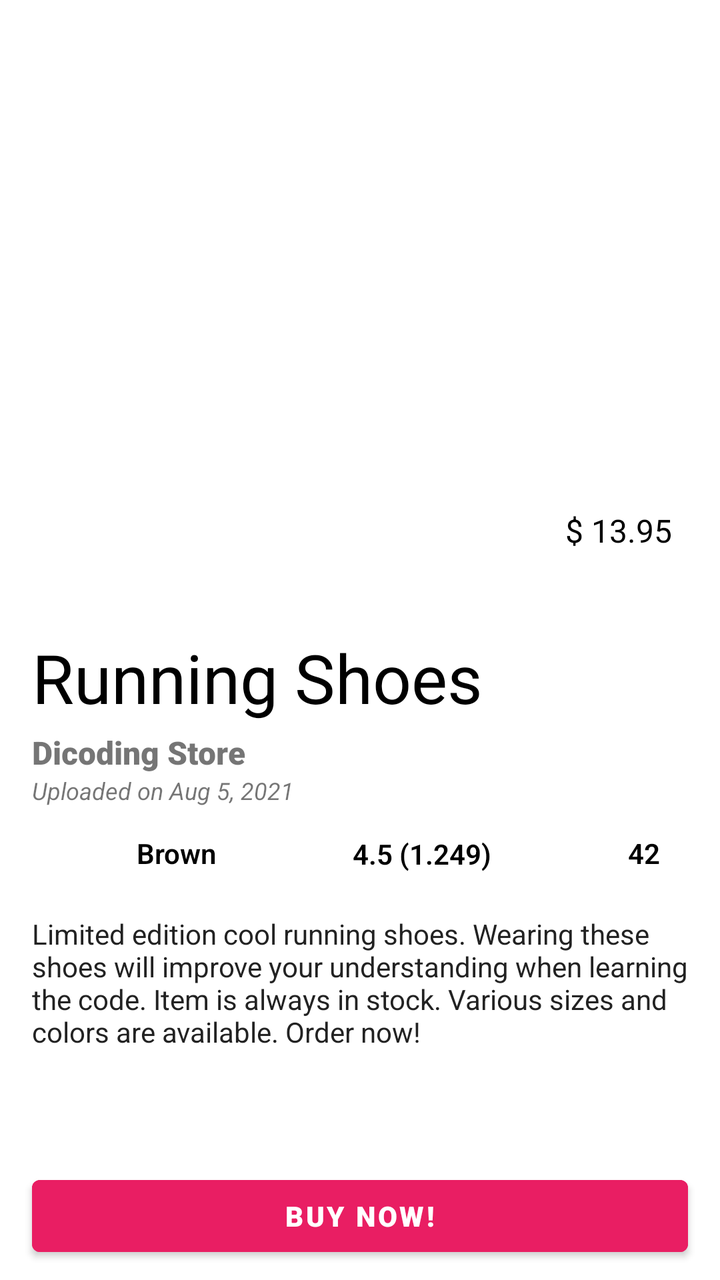
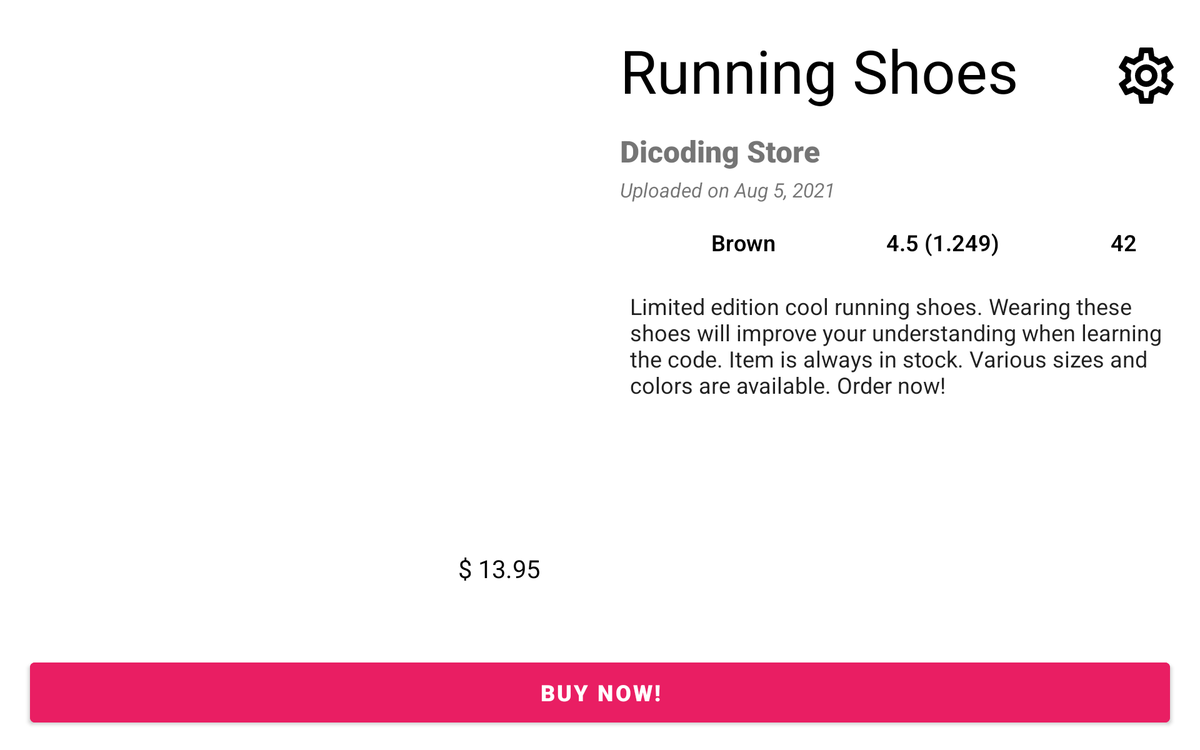

Compare how this app lays out the same screen by default and in its alternative resource folder. The renders come first, then the two layout files and the values they reference.
<!-- AndroidManifest.xml: application theme Theme.AndroidIntemediate -->
<!-- res/layout/activity_formatting_information.xml -->
<?xml version="1.0" encoding="utf-8"?>
<androidx.constraintlayout.widget.ConstraintLayout
    xmlns:android="http://schemas.android.com/apk/res/android"
    xmlns:app="http://schemas.android.com/apk/res-auto"
    xmlns:tools="http://schemas.android.com/tools"
    android:layout_width="match_parent"
    android:layout_height="match_parent"
    tools:context=".localizationaccessibility.formattinginformation.FormattingInformationActivity">

    <ImageView
        android:id="@+id/imgPreview"
        android:layout_width="@dimen/value_0dp"
        android:layout_height="@dimen/value_300dp"
        android:scaleType="centerCrop"
        android:contentDescription="@string/app_name"
        app:layout_constraintTop_toTopOf="parent"
        app:layout_constraintStart_toStartOf="parent"
        app:layout_constraintEnd_toEndOf="parent"
        app:srcCompat="@drawable/shoes"/>

    <ImageView
        android:id="@+id/imgColors"
        android:layout_width="@dimen/value_30dp"
        android:layout_height="@dimen/value_30dp"
        android:layout_marginTop="@dimen/value_8dp"
        android:contentDescription="@string/app_name"
        app:layout_constraintTop_toBottomOf="@+id/tvDate"
        app:layout_constraintStart_toEndOf="@+id/space1"
        app:layout_constraintEnd_toStartOf="@+id/tvColor"
        app:layout_constraintHorizontal_bias="0.5"
        app:srcCompat="@drawable/ic_baseline_circle_24" />

    <ImageView
        android:id="@+id/imgRating"
        android:layout_width="@dimen/value_30dp"
        android:layout_height="@dimen/value_30dp"
        android:contentDescription="@string/app_name"
        app:layout_constraintTop_toTopOf="@+id/imgColors"
        app:layout_constraintStart_toEndOf="@+id/space2"
        app:layout_constraintEnd_toStartOf="@+id/tvRating"
        app:layout_constraintHorizontal_bias="0.5"
        app:srcCompat="@drawable/ic_baseline_star_24" />

    <ImageView
        android:id="@+id/imgSize"
        android:layout_width="@dimen/value_30dp"
        android:layout_height="@dimen/value_30dp"
        android:contentDescription="@string/app_name"
        app:layout_constraintTop_toTopOf="@+id/imgRating"
        app:layout_constraintStart_toEndOf="@+id/space4"
        app:layout_constraintEnd_toStartOf="@+id/tvSize"
        app:layout_constraintHorizontal_bias="0.5"
        app:srcCompat="@drawable/ic_baseline_shoe" />

    <View
        android:id="@+id/view"
        android:layout_width="@dimen/value_0dp"
        android:layout_height="@dimen/value_0dp"
        android:layout_marginTop="@dimen/value_min_8dp"
        android:layout_marginBottom="@dimen/value_min_8dp"
        android:layout_marginStart="@dimen/value_min_8dp"
        android:layout_marginEnd="@dimen/value_min_8dp"
        android:background="@drawable/rounded_background"
        app:layout_constraintTop_toTopOf="@+id/tvPrice"
        app:layout_constraintBottom_toBottomOf="@+id/tvPrice"
        app:layout_constraintStart_toStartOf="@+id/tvPrice"
        app:layout_constraintEnd_toEndOf="@+id/tvPrice"/>

    <TextView
        android:id="@+id/tvPrice"
        android:layout_width="wrap_content"
        android:layout_height="wrap_content"
        android:layout_marginBottom="@dimen/value_24dp"
        android:layout_marginEnd="@dimen/value_24dp"
        android:fontFamily="sans-serif-thin"
        android:textColor="@color/black"
        android:textSize="@dimen/value_16sp"
        android:textStyle="bold"
        android:text="@string/product_price"
        app:layout_constraintBottom_toBottomOf="@+id/imgPreview"
        app:layout_constraintEnd_toEndOf="parent" />

    <TextView
        android:id="@+id/tvName"
        android:layout_width="wrap_content"
        android:layout_height="wrap_content"
        android:layout_marginTop="@dimen/value_16dp"
        android:layout_marginStart="@dimen/value_16dp"
        android:fontFamily="sans-serif-thin"
        android:textAllCaps="false"
        android:textColor="@color/black"
        android:textSize="@dimen/value_34sp"
        android:textStyle="bold"
        android:text="@string/product_name"
        app:layout_constraintTop_toBottomOf="@+id/imgPreview"
        app:layout_constraintStart_toStartOf="parent"/>

    <TextView
        android:id="@+id/tvStore"
        android:layout_width="wrap_content"
        android:layout_height="wrap_content"
        android:layout_marginTop="@dimen/value_4dp"
        android:fontFamily="sans-serif-black"
        android:text="@string/product_store"
        android:textSize="@dimen/value_16sp"
        app:layout_constraintTop_toBottomOf="@+id/tvName"
        app:layout_constraintStart_toStartOf="@+id/tvName"/>

    <TextView
        android:id="@+id/tvDate"
        android:layout_width="wrap_content"
        android:layout_height="wrap_content"
        android:fontFamily="sans-serif"
        android:text="@string/product_date"
        android:textSize="@dimen/value_12sp"
        android:textStyle="italic"
        app:layout_constraintTop_toBottomOf="@+id/tvStore"
        app:layout_constraintStart_toStartOf="@+id/tvStore"/>

    <TextView
        android:id="@+id/tvColor"
        android:layout_width="wrap_content"
        android:layout_height="wrap_content"
        android:layout_marginStart="@dimen/value_8dp"
        android:fontFamily="sans-serif-light"
        android:text="@string/product_color"
        android:textColor="@color/black"
        android:textStyle="bold"
        app:layout_constraintTop_toTopOf="@+id/imgColors"
        app:layout_constraintBottom_toBottomOf="@+id/imgColors"
        app:layout_constraintStart_toEndOf="@+id/imgColors"
        app:layout_constraintEnd_toStartOf="@+id/space2"
        app:layout_constraintHorizontal_bias="0.5"/>

    <TextView
        android:id="@+id/tvRating"
        android:layout_width="wrap_content"
        android:layout_height="wrap_content"
        android:layout_marginStart="@dimen/value_8dp"
        android:fontFamily="sans-serif-light"
        android:text="@string/product_rating"
        android:textColor="@color/black"
        android:textStyle="bold"
        app:layout_constraintTop_toTopOf="@+id/imgRating"
        app:layout_constraintBottom_toBottomOf="@+id/imgRating"
        app:layout_constraintStart_toEndOf="@+id/imgRating"
        app:layout_constraintEnd_toStartOf="@+id/space4"
        app:layout_constraintVertical_bias="0.545"
        app:layout_constraintHorizontal_bias="0.5"/>

    <TextView
        android:id="@+id/tvSize"
        android:layout_width="wrap_content"
        android:layout_height="wrap_content"
        android:layout_marginStart="@dimen/value_8dp"
        android:fontFamily="sans-serif-light"
        android:text="@string/product_size"
        android:textColor="@color/black"
        android:textStyle="bold"
        app:layout_constraintTop_toTopOf="@+id/imgSize"
        app:layout_constraintBottom_toBottomOf="@+id/imgSize"
        app:layout_constraintStart_toEndOf="@+id/imgSize"
        app:layout_constraintEnd_toStartOf="@+id/space3"
        app:layout_constraintHorizontal_bias="0.5"/>

    <TextView
        android:id="@+id/tvDesc"
        android:layout_width="@dimen/value_0dp"
        android:layout_height="@dimen/value_0dp"
        android:layout_margin="@dimen/value_16dp"
        android:fontFamily="sans-serif"
        android:text="@string/product_description"
        android:textColor="@color/gray"
        app:layout_constraintTop_toBottomOf="@+id/imgColors"
        app:layout_constraintBottom_toTopOf="@+id/btnBuy"
        app:layout_constraintStart_toStartOf="parent"
        app:layout_constraintEnd_toEndOf="parent"/>

    <Button
        android:id="@+id/btnBuy"
        android:layout_width="@dimen/value_0dp"
        android:layout_height="wrap_content"
        android:layout_marginBottom="@dimen/value_8dp"
        android:layout_marginHorizontal="@dimen/value_16dp"
        android:backgroundTint="@color/bright_pink"
        android:fontFamily="sans-serif-black"
        android:text="@string/buy"
        app:layout_constraintBottom_toBottomOf="parent"
        app:layout_constraintStart_toStartOf="parent"
        app:layout_constraintEnd_toEndOf="parent"/>

    <Space
        android:id="@+id/space1"
        android:layout_width="@dimen/value_0dp"
        android:layout_height="wrap_content"
        app:layout_constraintTop_toTopOf="@+id/imgColors"
        app:layout_constraintBottom_toBottomOf="@+id/imgColors"
        app:layout_constraintStart_toStartOf="parent"
        app:layout_constraintEnd_toStartOf="@+id/imgColors"
        app:layout_constraintHorizontal_bias="0.5"/>

    <Space
        android:id="@+id/space2"
        android:layout_width="@dimen/value_0dp"
        android:layout_height="wrap_content"
        app:layout_constraintTop_toTopOf="@+id/imgRating"
        app:layout_constraintBottom_toBottomOf="@+id/imgRating"
        app:layout_constraintStart_toEndOf="@+id/tvColor"
        app:layout_constraintEnd_toStartOf="@+id/imgRating"
        app:layout_constraintHorizontal_bias="0.5"/>

    <Space
        android:id="@+id/space3"
        android:layout_width="@dimen/value_0dp"
        android:layout_height="wrap_content"
        app:layout_constraintTop_toTopOf="@+id/imgSize"
        app:layout_constraintBottom_toBottomOf="@+id/imgSize"
        app:layout_constraintStart_toEndOf="@+id/tvSize"
        app:layout_constraintEnd_toEndOf="parent"
        app:layout_constraintHorizontal_bias="0.5"/>

    <Space
        android:id="@+id/space4"
        android:layout_width="@dimen/value_0dp"
        android:layout_height="wrap_content"
        app:layout_constraintTop_toTopOf="@+id/imgRating"
        app:layout_constraintBottom_toBottomOf="@+id/imgRating"
        app:layout_constraintStart_toEndOf="@+id/tvRating"
        app:layout_constraintEnd_toStartOf="@+id/imgSize"
        app:layout_constraintHorizontal_bias="0.5"/>

    <ImageView
        android:id="@+id/imgSetting"
        android:layout_width="@dimen/value_50dp"
        android:layout_height="@dimen/value_50dp"
        android:layout_marginTop="@dimen/value_8dp"
        android:layout_marginEnd="@dimen/value_8dp"
        android:padding="@dimen/value_8dp"
        android:contentDescription="@string/app_name"
        app:srcCompat="@drawable/ic_outline_settings"
        app:tint="@color/white"
        app:layout_constraintTop_toTopOf="parent"
        app:layout_constraintEnd_toEndOf="parent"/>

</androidx.constraintlayout.widget.ConstraintLayout>
<!-- resources referenced by this layout -->
<resources>
  <color name="black">#FF000000</color>
  <color name="bright_pink">#E91E63</color>
  <color name="gray">#222</color>
  <color name="white">#FFFFFFFF</color>
  <dimen name="value_0dp">0dp</dimen>
  <dimen name="value_12sp">12sp</dimen>
  <dimen name="value_16dp">16dp</dimen>
  <dimen name="value_16sp">16sp</dimen>
  <dimen name="value_24dp">24dp</dimen>
  <dimen name="value_300dp">300dp</dimen>
  <dimen name="value_30dp">30dp</dimen>
  <dimen name="value_34sp">34sp</dimen>
  <dimen name="value_4dp">4dp</dimen>
  <dimen name="value_50dp">50dp</dimen>
  <dimen name="value_8dp">8dp</dimen>
  <dimen name="value_min_8dp">-8dp</dimen>
  <!-- drawable ic_outline_settings: vector/xml drawable (drawable, 2030 chars, omitted) -->
  <string name="app_name" translatable="false">Android Intemediate</string>
  <string name="buy">Buy Now!</string>
  <string name="product_color">Brown</string>
  <string name="product_date">Uploaded on Aug 5, 2021</string>
  <string name="product_description">Limited edition cool running shoes. Wearing these shoes will improve your understanding when learning the code. Item is always in stock. Various sizes and colors are available. Order now!</string>
  <string name="product_name">Running Shoes</string>
  <string name="product_price">$ 13.95</string>
  <string name="product_rating">4.5 (1.249)</string>
  <string name="product_size">42</string>
  <string name="product_store">Dicoding Store</string>
  <style name="Theme.AndroidIntemediate" parent="Theme.MaterialComponents.DayNight.DarkActionBar">
          
          <item name="colorPrimary">@color/purple_500</item>
          <item name="colorPrimaryVariant">@color/purple_700</item>
          <item name="colorOnPrimary">@color/white</item>
          
          <item name="colorSecondary">@color/teal_200</item>
          <item name="colorSecondaryVariant">@color/teal_700</item>
          <item name="colorOnSecondary">@color/black</item>
          
          <item name="android:statusBarColor" tools:targetApi="l">?attr/colorPrimaryVariant</item>
          
          <item name="android:windowActivityTransitions">true</item>
          <item name="android:windowEnterTransition">@android:transition/explode</item>
          <item name="android:windowExitTransition">@android:transition/explode</item>
      </style>
  <color name="purple_500">#FF6200EE</color>
  <color name="purple_700">#FF3700B3</color>
  <color name="teal_200">#FF03DAC5</color>
  <color name="teal_700">#FF018786</color>
</resources>
<!-- res/layout-sw600dp-land/activity_formatting_information.xml (the repository's variant of the layout above) -->
<!-- drawn on a 7-inch tablet turned sideways -->
<?xml version="1.0" encoding="utf-8"?>
<androidx.constraintlayout.widget.ConstraintLayout
    xmlns:android="http://schemas.android.com/apk/res/android"
    xmlns:app="http://schemas.android.com/apk/res-auto"
    xmlns:tools="http://schemas.android.com/tools"
    android:layout_width="match_parent"
    android:layout_height="match_parent"
    tools:context=".localizationaccessibility.formattinginformation.FormattingInformationActivity">

    <ImageView
        android:id="@+id/imgPreview"
        android:layout_width="@dimen/value_0dp"
        android:layout_height="@dimen/value_0dp"
        android:layout_marginVertical="@dimen/value_24dp"
        android:layout_marginStart="@dimen/value_24dp"
        android:layout_marginEnd="@dimen/value_16sp"
        android:scaleType="centerCrop"
        android:contentDescription="@string/app_name"
        app:layout_constraintTop_toTopOf="parent"
        app:layout_constraintBottom_toTopOf="@id/btnBuy"
        app:layout_constraintStart_toStartOf="parent"
        app:layout_constraintEnd_toStartOf="@id/guidelineVertical"
        app:srcCompat="@drawable/shoes"/>

    <ImageView
        android:id="@+id/imgColors"
        android:layout_width="@dimen/value_30dp"
        android:layout_height="@dimen/value_30dp"
        android:layout_marginTop="@dimen/value_16dp"
        android:contentDescription="@string/app_name"
        app:layout_constraintTop_toBottomOf="@+id/tvDate"
        app:layout_constraintStart_toEndOf="@+id/space1"
        app:layout_constraintEnd_toStartOf="@+id/tvColor"
        app:layout_constraintHorizontal_bias="0.5"
        app:srcCompat="@drawable/ic_baseline_circle_24" />

    <ImageView
        android:id="@+id/imgRating"
        android:layout_width="@dimen/value_30dp"
        android:layout_height="@dimen/value_30dp"
        android:contentDescription="@string/app_name"
        app:layout_constraintTop_toTopOf="@+id/imgColors"
        app:layout_constraintStart_toEndOf="@+id/space2"
        app:layout_constraintEnd_toStartOf="@+id/tvRating"
        app:layout_constraintHorizontal_bias="0.5"
        app:srcCompat="@drawable/ic_baseline_star_24" />

    <ImageView
        android:id="@+id/imgSize"
        android:layout_width="@dimen/value_30dp"
        android:layout_height="@dimen/value_30dp"
        android:contentDescription="@string/app_name"
        app:layout_constraintTop_toTopOf="@+id/imgRating"
        app:layout_constraintStart_toEndOf="@+id/space4"
        app:layout_constraintEnd_toStartOf="@+id/tvSize"
        app:layout_constraintHorizontal_bias="0.5"
        app:srcCompat="@drawable/ic_baseline_shoe" />

    <View
        android:id="@+id/view"
        android:layout_width="@dimen/value_0dp"
        android:layout_height="@dimen/value_0dp"
        android:layout_marginTop="@dimen/value_min_12dp"
        android:layout_marginBottom="@dimen/value_min_12dp"
        android:layout_marginStart="@dimen/value_min_12dp"
        android:layout_marginEnd="@dimen/value_min_12dp"
        android:background="@drawable/rounded_background"
        app:layout_constraintTop_toTopOf="@+id/tvPrice"
        app:layout_constraintBottom_toBottomOf="@+id/tvPrice"
        app:layout_constraintStart_toStartOf="@+id/tvPrice"
        app:layout_constraintEnd_toEndOf="@+id/tvPrice"/>

    <TextView
        android:id="@+id/tvPrice"
        android:layout_width="wrap_content"
        android:layout_height="wrap_content"
        android:layout_marginBottom="@dimen/value_32dp"
        android:layout_marginEnd="@dimen/value_32dp"
        android:fontFamily="sans-serif-thin"
        android:textColor="@color/black"
        android:textSize="@dimen/value_20sp"
        android:textStyle="bold"
        android:text="@string/product_price"
        app:layout_constraintBottom_toBottomOf="@+id/imgPreview"
        app:layout_constraintEnd_toEndOf="@id/imgPreview" />

    <TextView
        android:id="@+id/tvName"
        android:layout_width="wrap_content"
        android:layout_height="wrap_content"
        android:layout_marginTop="@dimen/value_24dp"
        android:layout_marginStart="@dimen/value_16dp"
        android:fontFamily="sans-serif-thin"
        android:maxLines="2"
        android:textAllCaps="false"
        android:textColor="@color/black"
        android:textSize="@dimen/value_48sp"
        android:textStyle="bold"
        android:text="@string/product_name"
        app:layout_constraintTop_toTopOf="parent"
        app:layout_constraintStart_toStartOf="@id/guidelineVertical"/>

    <TextView
        android:id="@+id/tvStore"
        android:layout_width="wrap_content"
        android:layout_height="wrap_content"
        android:layout_marginTop="@dimen/value_16dp"
        android:fontFamily="sans-serif-black"
        android:text="@string/product_store"
        android:textSize="@dimen/value_24sp"
        app:layout_constraintTop_toBottomOf="@+id/tvName"
        app:layout_constraintStart_toStartOf="@+id/tvName"/>

    <TextView
        android:id="@+id/tvDate"
        android:layout_width="@dimen/value_0dp"
        android:layout_height="wrap_content"
        android:layout_marginTop="@dimen/value_4dp"
        android:layout_marginEnd="@dimen/value_16dp"
        android:fontFamily="sans-serif"
        android:text="@string/product_date"
        android:textSize="@dimen/value_16sp"
        android:textStyle="italic"
        app:layout_constraintTop_toBottomOf="@+id/tvStore"
        app:layout_constraintStart_toStartOf="@+id/tvStore"
        app:layout_constraintEnd_toEndOf="parent"/>

    <TextView
        android:id="@+id/tvColor"
        android:layout_width="wrap_content"
        android:layout_height="wrap_content"
        android:layout_marginStart="@dimen/value_8dp"
        android:fontFamily="sans-serif-light"
        android:text="@string/product_color"
        android:textColor="@color/black"
        android:textSize="@dimen/value_18sp"
        android:textStyle="bold"
        app:layout_constraintTop_toTopOf="@+id/imgColors"
        app:layout_constraintBottom_toBottomOf="@+id/imgColors"
        app:layout_constraintStart_toEndOf="@+id/imgColors"
        app:layout_constraintEnd_toStartOf="@+id/space2"
        app:layout_constraintHorizontal_bias="0.5"/>

    <TextView
        android:id="@+id/tvRating"
        android:layout_width="wrap_content"
        android:layout_height="wrap_content"
        android:layout_marginStart="@dimen/value_8dp"
        android:fontFamily="sans-serif-light"
        android:text="@string/product_rating"
        android:textSize="@dimen/value_18sp"
        android:textColor="@color/black"
        android:textStyle="bold"
        app:layout_constraintTop_toTopOf="@+id/imgRating"
        app:layout_constraintBottom_toBottomOf="@+id/imgRating"
        app:layout_constraintStart_toEndOf="@+id/imgRating"
        app:layout_constraintEnd_toStartOf="@+id/space4"
        app:layout_constraintVertical_bias="0.545"
        app:layout_constraintHorizontal_bias="0.5"/>

    <TextView
        android:id="@+id/tvSize"
        android:layout_width="wrap_content"
        android:layout_height="wrap_content"
        android:layout_marginStart="@dimen/value_8dp"
        android:fontFamily="sans-serif-light"
        android:text="@string/product_size"
        android:textColor="@color/black"
        android:textSize="@dimen/value_18sp"
        android:textStyle="bold"
        app:layout_constraintTop_toTopOf="@+id/imgSize"
        app:layout_constraintBottom_toBottomOf="@+id/imgSize"
        app:layout_constraintStart_toEndOf="@+id/imgSize"
        app:layout_constraintEnd_toStartOf="@+id/space3"
        app:layout_constraintHorizontal_bias="0.5"/>

    <TextView
        android:id="@+id/tvDesc"
        android:layout_width="@dimen/value_0dp"
        android:layout_height="@dimen/value_0dp"
        android:layout_margin="@dimen/value_24dp"
        android:fontFamily="sans-serif"
        android:text="@string/product_description"
        android:textColor="@color/gray"
        android:textSize="@dimen/value_18sp"
        app:layout_constraintTop_toBottomOf="@+id/imgColors"
        app:layout_constraintBottom_toTopOf="@+id/btnBuy"
        app:layout_constraintStart_toStartOf="@id/guidelineVertical"
        app:layout_constraintEnd_toEndOf="parent"/>

    <Button
        android:id="@+id/btnBuy"
        android:layout_width="@dimen/value_0dp"
        android:layout_height="@dimen/value_60dp"
        android:layout_marginBottom="@dimen/value_16dp"
        android:layout_marginHorizontal="@dimen/value_24dp"
        android:backgroundTint="@color/bright_pink"
        android:fontFamily="sans-serif-black"
        android:text="@string/buy"
        android:textSize="@dimen/value_18sp"
        app:layout_constraintBottom_toBottomOf="parent"
        app:layout_constraintStart_toStartOf="parent"
        app:layout_constraintEnd_toEndOf="parent"/>

    <Space
        android:id="@+id/space1"
        android:layout_width="@dimen/value_0dp"
        android:layout_height="wrap_content"
        app:layout_constraintTop_toTopOf="@+id/imgColors"
        app:layout_constraintBottom_toBottomOf="@+id/imgColors"
        app:layout_constraintStart_toStartOf="@id/guidelineVertical"
        app:layout_constraintEnd_toStartOf="@+id/imgColors"
        app:layout_constraintHorizontal_bias="0.5"/>

    <Space
        android:id="@+id/space2"
        android:layout_width="@dimen/value_0dp"
        android:layout_height="wrap_content"
        app:layout_constraintTop_toTopOf="@+id/imgRating"
        app:layout_constraintBottom_toBottomOf="@+id/imgRating"
        app:layout_constraintStart_toEndOf="@+id/tvColor"
        app:layout_constraintEnd_toStartOf="@+id/imgRating"
        app:layout_constraintHorizontal_bias="0.5"/>

    <Space
        android:id="@+id/space3"
        android:layout_width="@dimen/value_0dp"
        android:layout_height="wrap_content"
        app:layout_constraintTop_toTopOf="@+id/imgSize"
        app:layout_constraintBottom_toBottomOf="@+id/imgSize"
        app:layout_constraintStart_toEndOf="@+id/tvSize"
        app:layout_constraintEnd_toEndOf="parent"
        app:layout_constraintHorizontal_bias="0.5"/>

    <Space
        android:id="@+id/space4"
        android:layout_width="@dimen/value_0dp"
        android:layout_height="wrap_content"
        app:layout_constraintTop_toTopOf="@+id/imgRating"
        app:layout_constraintBottom_toBottomOf="@+id/imgRating"
        app:layout_constraintStart_toEndOf="@+id/tvRating"
        app:layout_constraintEnd_toStartOf="@+id/imgSize"
        app:layout_constraintHorizontal_bias="0.5"/>

    <ImageView
        android:id="@+id/imgSetting"
        android:layout_width="@dimen/value_70dp"
        android:layout_height="@dimen/value_70dp"
        android:layout_marginTop="@dimen/value_8dp"
        android:layout_marginEnd="@dimen/value_8dp"
        android:padding="@dimen/value_8dp"
        android:contentDescription="@string/app_name"
        app:srcCompat="@drawable/ic_outline_settings"
        app:layout_constraintTop_toTopOf="@id/tvName"
        app:layout_constraintBottom_toBottomOf="@id/tvName"
        app:layout_constraintEnd_toEndOf="parent"/>

    <androidx.constraintlayout.widget.Guideline
        android:id="@+id/guidelineVertical"
        android:layout_width="wrap_content"
        android:layout_height="@dimen/value_64dp"
        android:orientation="vertical"
        app:layout_constraintEnd_toEndOf="parent"
        app:layout_constraintGuide_percent="0.5"
        app:layout_constraintStart_toStartOf="parent" />

</androidx.constraintlayout.widget.ConstraintLayout>
<!-- resources referenced by the variant -->
<!-- as a 7-inch tablet turned sideways resolves them -->
<resources>
  <color name="black">#FF000000</color>
  <color name="bright_pink">#E91E63</color>
  <color name="gray">#222</color>
  <dimen name="value_0dp">0dp</dimen>
  <dimen name="value_16dp">16dp</dimen>
  <dimen name="value_16sp">16sp</dimen>
  <dimen name="value_18sp">18sp</dimen>
  <dimen name="value_20sp">20sp</dimen>
  <dimen name="value_24dp">24dp</dimen>
  <dimen name="value_24sp">24sp</dimen>
  <dimen name="value_30dp">30dp</dimen>
  <dimen name="value_32dp">32dp</dimen>
  <dimen name="value_48sp">48sp</dimen>
  <dimen name="value_4dp">4dp</dimen>
  <dimen name="value_60dp">60dp</dimen>
  <dimen name="value_64dp">64dp</dimen>
  <dimen name="value_70dp">70dp</dimen>
  <dimen name="value_8dp">8dp</dimen>
  <dimen name="value_min_12dp">-12dp</dimen>
  <!-- drawable ic_outline_settings: vector/xml drawable (drawable, 2030 chars, omitted) -->
  <string name="app_name" translatable="false">Android Intemediate</string>
  <string name="buy">Buy Now!</string>
  <string name="product_color">Brown</string>
  <string name="product_date">Uploaded on Aug 5, 2021</string>
  <string name="product_description">Limited edition cool running shoes. Wearing these shoes will improve your understanding when learning the code. Item is always in stock. Various sizes and colors are available. Order now!</string>
  <string name="product_name">Running Shoes</string>
  <string name="product_price">$ 13.95</string>
  <string name="product_rating">4.5 (1.249)</string>
  <string name="product_size">42</string>
  <string name="product_store">Dicoding Store</string>
  <style name="Theme.AndroidIntemediate" parent="Theme.MaterialComponents.DayNight.DarkActionBar">
          
          <item name="colorPrimary">@color/purple_500</item>
          <item name="colorPrimaryVariant">@color/purple_700</item>
          <item name="colorOnPrimary">@color/white</item>
          
          <item name="colorSecondary">@color/teal_200</item>
          <item name="colorSecondaryVariant">@color/teal_700</item>
          <item name="colorOnSecondary">@color/black</item>
          
          <item name="android:statusBarColor" tools:targetApi="l">?attr/colorPrimaryVariant</item>
          
          <item name="android:windowActivityTransitions">true</item>
          <item name="android:windowEnterTransition">@android:transition/explode</item>
          <item name="android:windowExitTransition">@android:transition/explode</item>
      </style>
  <color name="purple_500">#FF6200EE</color>
  <color name="purple_700">#FF3700B3</color>
  <color name="white">#FFFFFFFF</color>
  <color name="teal_200">#FF03DAC5</color>
  <color name="teal_700">#FF018786</color>
</resources>
